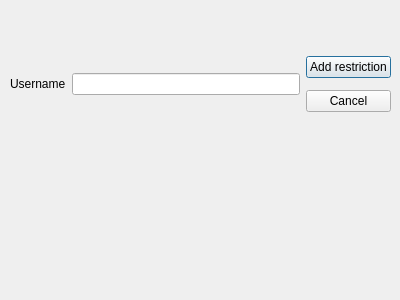
<?xml version="1.0" encoding="UTF-8"?>
<ui version="4.0">
 <class>AddRestrictionsModal</class>
 <widget class="QDialog" name="AddRestrictionsModal">
  <property name="geometry">
   <rect>
    <x>0</x>
    <y>0</y>
    <width>400</width>
    <height>300</height>
   </rect>
  </property>
  <property name="windowTitle">
   <string>Dialog</string>
  </property>
  <widget class="QWidget" name="">
   <property name="geometry">
    <rect>
     <x>10</x>
     <y>50</y>
     <width>381</width>
     <height>68</height>
    </rect>
   </property>
   <layout class="QHBoxLayout" name="horizontalLayout_2">
    <item>
     <layout class="QHBoxLayout" name="horizontalLayout">
      <item>
       <widget class="QLabel" name="label">
        <property name="text">
         <string>Username</string>
        </property>
       </widget>
      </item>
      <item>
       <widget class="QLineEdit" name="restrictionField"/>
      </item>
     </layout>
    </item>
    <item>
     <layout class="QVBoxLayout" name="verticalLayout">
      <item>
       <widget class="QPushButton" name="addRestrictionButton">
        <property name="text">
         <string>Add restriction</string>
        </property>
       </widget>
      </item>
      <item>
       <widget class="QPushButton" name="cancelButton">
        <property name="text">
         <string>Cancel</string>
        </property>
       </widget>
      </item>
     </layout>
    </item>
   </layout>
  </widget>
 </widget>
 <resources/>
 <connections/>
</ui>
